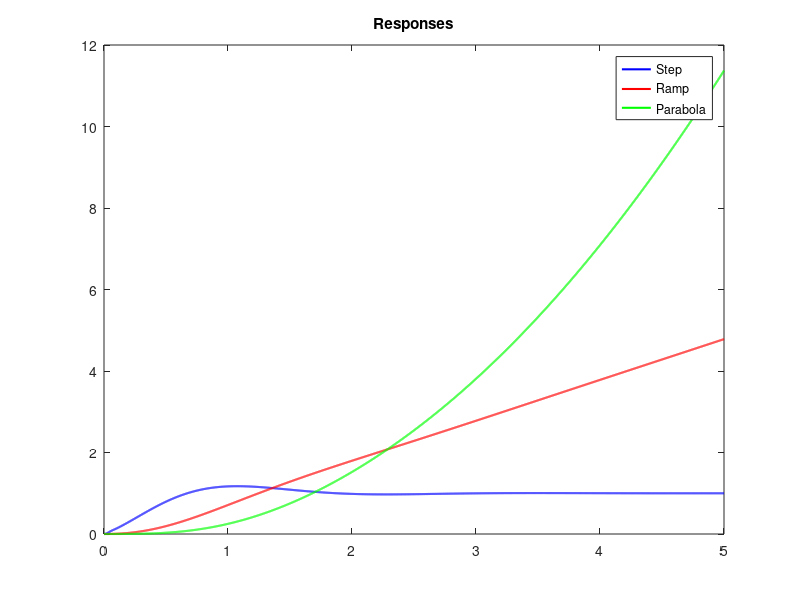

Write MATLAB code to recreate this figure. (Note: this script raises an error after producing the figure.)
% Define Laplace variable 's'
s = tf('s'); % Create a transfer function variable


% Lead-Lag Compensator Design
Kc = 200; % Compensator gain (to reduce overshoot decrease this but it'll increase the error)
z1 = 25;  % Lead zero
p1 = 70; % Lead pole (to reduce overshoot increase this)
z2 = 10; % Lag zero (to reduce steady-state error increase this)
p2 = 2; % Lag pole (to reduce steady-state error reduce this)
omega = 78; % wn

Gc = Kc * ((s + z1) / (s + p1)) * ((s + z2) / (s + p2)); % Lead-Lag Compensator
G = tf(omega, [1 omega omega^2 0]); % System transfer function
sys_cl = feedback(G * Gc, 1); % Closed-loop system with compensator

% Step, Ramp, and Parabolic Responses
time = 0:0.001:5; % Finer time resolution for accuracy
stepResponse = step(sys_cl, time);
rampResponse = lsim(sys_cl, time, time); % Ramp input
parabolicResponse = lsim(sys_cl, 0.5 * time.^2, time); % Parabolic input

% Plot Responses
figure;
plot(time, stepResponse, 'b', 'LineWidth', 1.5);
title('Step Response'); hold on;
plot(time, rampResponse, 'r', 'LineWidth', 1.5);
title('Ramp Response'); hold on;
plot(time, parabolicResponse, 'g', 'LineWidth', 1.5);
title('Responses');legend('Parabola'); legend('Step', 'Ramp', 'Parabola');

%%

% info such as settling time, overshoot, etc..
info = stepinfo(sys_cl, 'RiseTimeLimits', [0 1], 'SettlingTimeThreshold', 0.05);
disp(info);

% Check Steady-State Error for Step Input
steady_state_error = abs(1 - stepResponse(end)); % Steady-state error
disp(['Steady-State Error: ', num2str(steady_state_error)]);


%%

% figure;
% rlocus(sys_cl);
% title('Root Locus with Lead-Lag Compensator');
% 
% 

%%

% figure;
% margin(sys_cl);
% title('Bode Plot with Lead-Lag Compensator');
